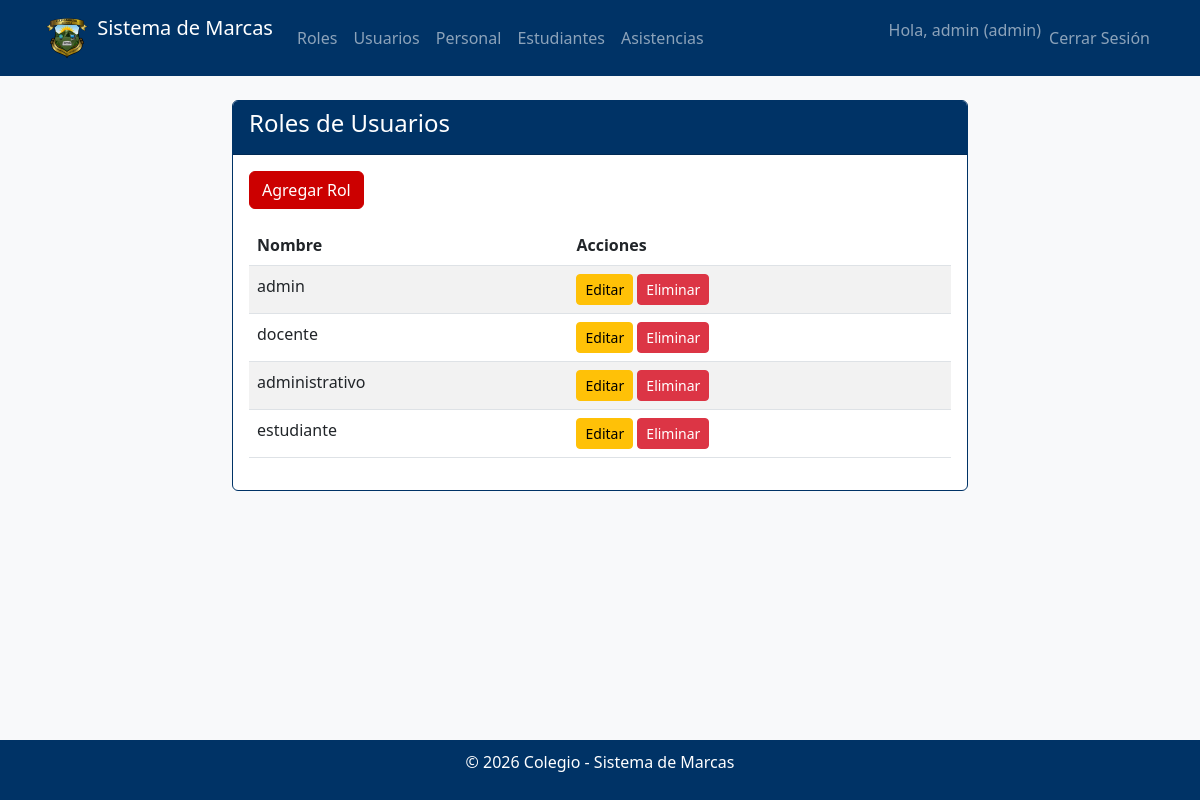
The app's page /users/roles/ (signed in) with its own data.
### users/models.py (models this page shows, shortened)
class Profile(models.Model):
    user = models.OneToOneField(User, on_delete=models.CASCADE)
    role = models.ForeignKey(Role, on_delete=models.CASCADE)

class Role(models.Model):
    name = models.CharField(max_length=20, unique=True)

### users/views.py (the view)
# urls.py: path('roles/', views.RoleListView.as_view(), name='role_list'),
class RoleListView(LoginRequiredMixin, AdminOnlyMixin, ListView):
    model = Role
    template_name = 'users/role_list.html'
    context_object_name = 'roles'

### users/views.py (called while the page is built)
    def test_func(self):
        return self.request.user.profile.role.name == 'admin'

### users/templates/users/role_list.html (shortened to what this page needs)
{% extends 'base.html' %}
{% block content %}
<div class="row">
    <div class="col-md-8 offset-md-2">
        <div class="card">
            <div class="card-header">
                <h4>Roles de Usuarios</h4>
            </div>
            <div class="card-body">
                <a href="{% url 'role_create' %}" class="btn btn-primary mb-3">Agregar Rol</a>
                <table class="table table-striped">
                    <thead>
                        <tr>
                            <th>Nombre</th>
                            <th>Acciones</th>
                        </tr>
                    </thead>
                    <tbody>
                        {% for role in roles %}
                        <tr>
                            <td>{{ role.name }}</td>
                            <td>
                                <a href="{% url 'role_update' role.pk %}" class="btn btn-warning btn-sm">Editar</a>
                                <a href="{% url 'role_delete' role.pk %}" class="btn btn-danger btn-sm">Eliminar</a>
                            </td>
                        </tr>
                        {% endfor %}
                    </tbody>
                </table>
            </div>
        </div>
    </div>
</div>
{% endblock %}

### templates/base.html (shortened to what this page needs)
<!DOCTYPE html>
<html lang="es">
<head>
    <link href="https://cdn.jsdelivr.net/npm/bootstrap@5.3.0/dist/css/bootstrap.min.css" rel="stylesheet">
</head>
<body>
    <nav class="navbar navbar-expand-lg navbar-dark">
        <div class="container">
            <a class="navbar-brand" href="#">
                <img src="/static/EscudoColegio.png" alt="Escudo Colegio" width="50" height="50" class="d-inline-block align-top">
                Sistema de Marcas
            </a>
            <div class="collapse navbar-collapse" id="navbarNav">
                <ul class="navbar-nav me-auto">
                    {% if user.is_authenticated %}
                        {% if user.profile.role.name == 'admin' %}
                            <li class="nav-item">
                                <a class="nav-link" href="{% url 'role_list' %}">Roles</a>
                            </li>
                            <li class="nav-item">
                                <a class="nav-link" href="{% url 'user_list' %}">Usuarios</a>
                            </li>
                            <li class="nav-item">
                                <a class="nav-link" href="{% url 'personal_list' %}">Personal</a>
                            </li>
                            <li class="nav-item">
                                <a class="nav-link" href="{% url 'estudiante_list' %}">Estudiantes</a>
                            </li>
                        {% endif %}
                        <li class="nav-item">
                            <a class="nav-link" href="{% url 'attendance_list' %}">Asistencias</a>
                        </li>
                    {% endif %}
                </ul>
                <ul class="navbar-nav">
                    {% if user.is_authenticated %}
                        <li class="nav-item">
                            <span class="navbar-text">Hola, {{ user.username }} ({{ user.profile.role.name }})</span>
                        </li>
                        <li class="nav-item">
                            <form method="post" action="{% url 'logout' %}" class="d-inline">
                                <button type="submit" class="btn btn-link nav-link">Cerrar Sesión</button>
                            </form>
                        </li>
                    {% else %}
                        <li class="nav-item">
                            <a class="nav-link" href="{% url 'login' %}">Iniciar Sesión</a>
                        </li>
                    {% endif %}
                </ul>
            </div>
        </div>
    </nav>
    <div class="container mt-4">
        {% block content %}{% endblock %}
    </div>
    <div class="footer">
        <p>&copy; 2026 Colegio - Sistema de Marcas</p>
    </div>
</body>
</html>

### templates/base.html (style rules this page uses)
body { background-color: #f8f9fa; }
.navbar { background-color: #003366 !important; }
.btn-primary { background-color: #CC0000 !important; border-color: #CC0000 !important; }
.card { border: 1px solid #003366; }
.card-header { background-color: #003366; color: white; }
.footer { background-color: #003366; color: white; text-align: center; padding: 10px; position: fixed; bottom: 0; width: 100%; }

### records on screen
Role: name "admin"
Role: name "docente"
Role: name "administrativo"
Role: name "estudiante"

### other values on screen
{{ user.username }} "admin"
{{ user.profile.role.name }} "admin"
